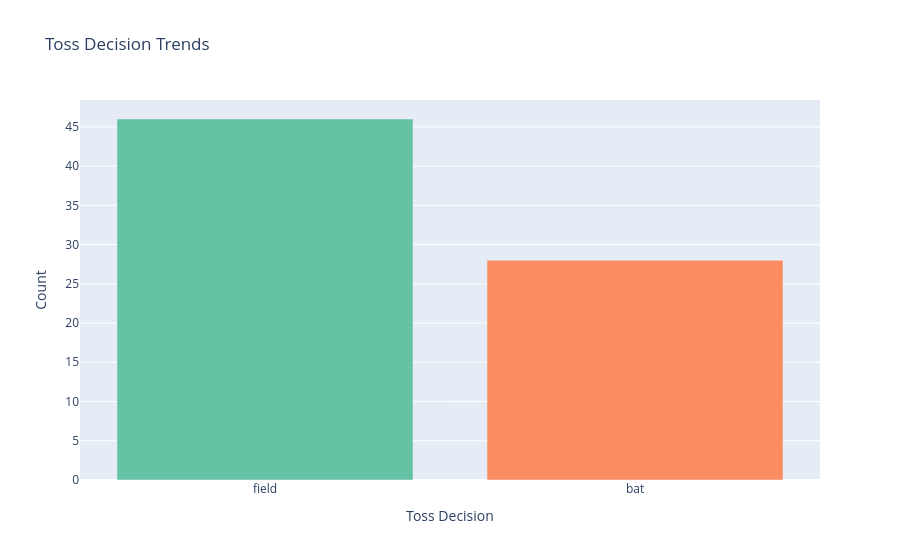

The code cell stored with this chart in its notebook:
### Markdown cell above
2) Toss Decision Trends?

### Code cell
toss_counts = df['toss_decision'].value_counts()
fig = px.bar(x=toss_counts.index, y=toss_counts.values,
             color=toss_counts.index, color_discrete_sequence=px.colors.qualitative.Set2,
             labels={'x': 'Toss Decision', 'y': 'Count'},
             title='Toss Decision Trends')
fig.update_layout(showlegend=False)
fig.show()

### Figure 1 — Plotly figure (JSON) as saved in the notebook; plotly's stock layout.template omitted (floating-point values rounded to 4 significant figures)
{"data": [{"hovertemplate": "color=field<br>Toss Decision=%{x}<br>Count=%{y}<extra></extra>", "legendgroup": "field", "marker": {"color": "rgb(102,194,165)", "pattern": {"shape": ""}}, "name": "field", "orientation": "v", "showlegend": true, "textposition": "auto", "type": "bar", "x": ["field"], "xaxis": "x", "y": [46], "yaxis": "y"}, {"hovertemplate": "color=bat<br>Toss Decision=%{x}<br>Count=%{y}<extra></extra>", "legendgroup": "bat", "marker": {"color": "rgb(252,141,98)", "pattern": {"shape": ""}}, "name": "bat", "orientation": "v", "showlegend": true, "textposition": "auto", "type": "bar", "x": ["bat"], "xaxis": "x", "y": [28], "yaxis": "y"}], "layout": {"barmode": "relative", "legend": {"title": {"text": "color"}, "tracegroupgap": 0}, "showlegend": false, "title": {"text": "Toss Decision Trends"}, "xaxis": {"anchor": "y", "domain": [0.0, 1.0], "title": {"text": "Toss Decision"}}, "yaxis": {"anchor": "x", "domain": [0.0, 1.0], "title": {"text": "Count"}}}}
